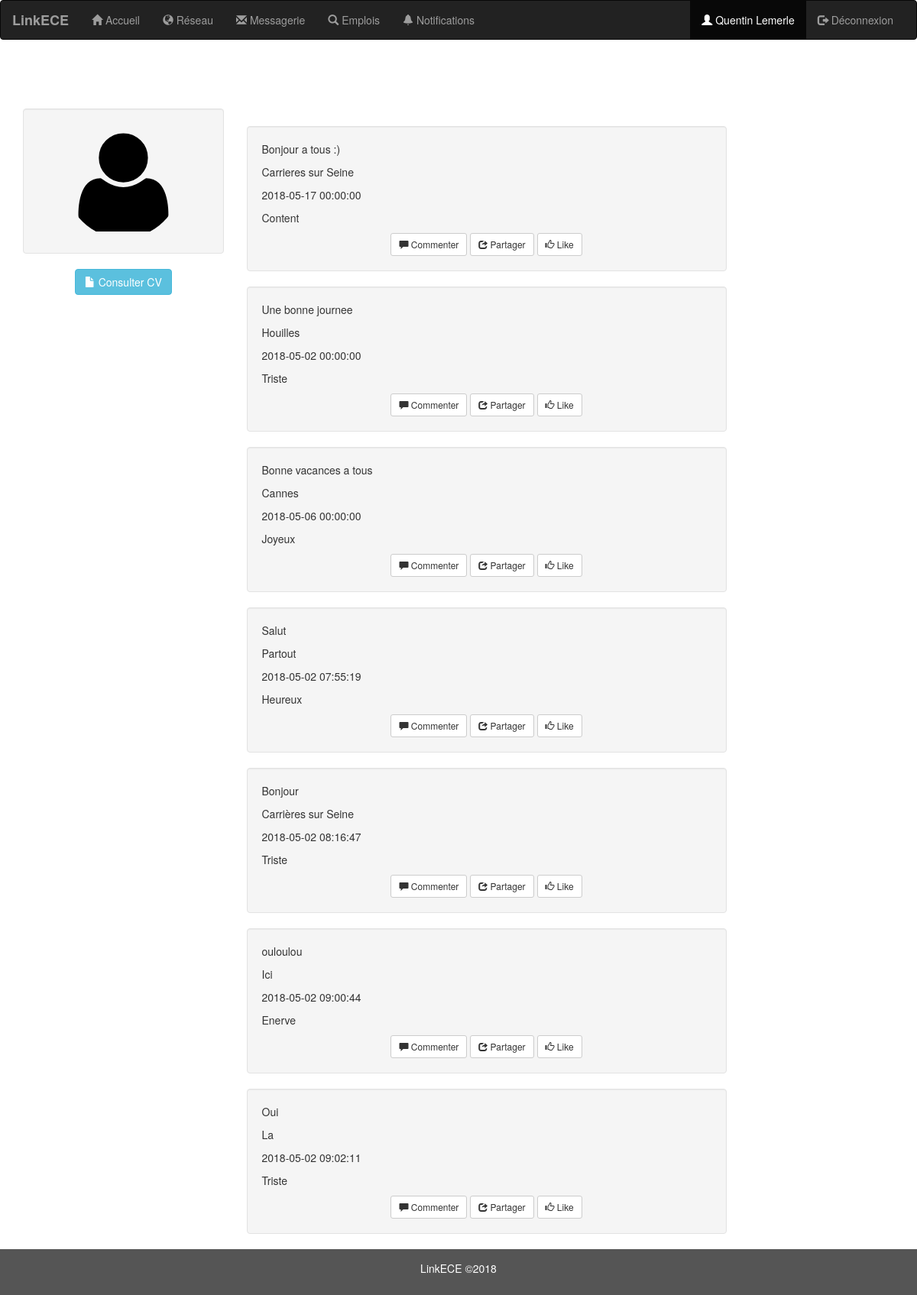
The page /LinkECE/profil.php (signed in) on the database its author committed.
### tables this page shows
CREATE TABLE IF NOT EXISTS `users` (
  `id_user` int(10) NOT NULL AUTO_INCREMENT,
  `admin` tinyint(1) NOT NULL DEFAULT '0',
  `email` varchar(255) NOT NULL,
  `username` varchar(255) NOT NULL,
  `password` varchar(255) NOT NULL,
  `nom` varchar(255) NOT NULL,
  `prenom` varchar(255) NOT NULL,
  `avatar` varchar(255) NOT NULL DEFAULT 'img/avatar.svg',
  `background` varchar(255) DEFAULT 'img/back.png',
  `cv` varchar(255) DEFAULT 'img/cv.pdf',
  `hash` varchar(255) NOT NULL,
  `active` smallint(6) NOT NULL,
  PRIMARY KEY (`id_user`)
);

CREATE TABLE IF NOT EXISTS `post` (
  `id_post` int(10) NOT NULL AUTO_INCREMENT,
  `id_user` int(10) NOT NULL,
  `document` varchar(255) DEFAULT NULL,
  `date_post` datetime NOT NULL DEFAULT CURRENT_TIMESTAMP,
  `visibilite` tinyint(1) NOT NULL,
  `lieu` varchar(255) NOT NULL,
  `descriptif` text NOT NULL,
  `humeur` varchar(255) NOT NULL,
  PRIMARY KEY (`id_post`)
);

### LinkECE/profil.php (the view, shortened to what this page needs)
<?php
include('connect.php');
if ( $_SESSION['logged_in'] != 1 ) {
     $_SESSION['message'] = "You must log in before viewing your profile page!";
  header("location: error.php");
}
else {
    $nom = $_SESSION['nom'];
    $prenom = $_SESSION['prenom'];
    $id_user = $_SESSION['id_user'];
    $result1 = mysqli_query($con,"SELECT COUNT(*) as nb_relation FROM relation WHERE id_user1='$id_user'");
    $nb_relation = $result1->fetch_assoc();
    $result2 = mysqli_query($con,"SELECT COUNT(*) as nb_relation FROM relation WHERE id_user2='$id_user'");
    $nb = $result2->fetch_assoc();
    $resultat = mysqli_query($con,"SELECT * FROM post WHERE id_user='$id_user'");
    $av = mysqli_query($con,"SELECT * FROM users WHERE id_user='$id_user'");
    $user_obj = $av->fetch_assoc();
    $dist_av=$user_obj['avatar'];
    $dist_back=$user_obj['background'];
    $dist_cv=$user_obj['cv'];
}
?>
<!DOCTYPE html>
<html>
    <head>
        <link rel="stylesheet" href="https://maxcdn.bootstrapcdn.com/bootstrap/3.3.7/css/bootstrap.min.css">
    </head>
    <body background="<?= $dist_back ?>">
        <nav class="navbar navbar-inverse">
            <div class="container-fluid">
                <div class="navbar-header">
                    <a class="navbar-brand" href="accueil.php">LinkECE</a>
                </div>
                <div class="collapse navbar-collapse" id="myNavbar">
                    <ul class="nav navbar-nav">
                        <li><a href="accueil.php"><span class="glyphicon glyphicon-home"></span> Accueil</a></li>
                        <li><a href="reseau.php"><span class="glyphicon glyphicon-globe"></span> Réseau</a></li>
                        <li><a href="messagerie.php"><span class="glyphicon glyphicon-envelope"></span> Messagerie</a></li>
                        <li><a href="emplois.php"><span class="glyphicon glyphicon-search"></span> Emplois</a></li>
                        <li><a href="notifications.php"><span class="glyphicon glyphicon-bell"></span> Notifications</a></li>
                    </ul>
                    <ul class="nav navbar-nav navbar-right">
                        <li class="active"><a href="profil.php"><span class="glyphicon glyphicon-user"></span> <?= $prenom.' '.$nom ?></a></li>
                        <li><a href="login-system/logout.php"><span class="glyphicon glyphicon-log-out"></span> Déconnexion</a></li>
                    </ul>
                </div>
            </div>
        </nav>
        <div class="container text-center">
            <div class="row">
                <div class="col-sm-3">
                    <h1 class="entete">Profil</h1>
                    <div class="well">
                       <img src="<?= $dist_av ?>" class="img-circle" height="150" width="150" alt="Avatar">
                    </div>
                    <a href="<?= $dist_cv ?>" download="<?= $dist_cv ?>">
                        <button type="button" class="btn btn-info"><span class="glyphicon glyphicon-file"></span> Consulter CV</button>
                    </a>
                </div>
                <div class="col-sm-9">
                    <div class="row">
                        <div class="col-sm-4">
                            <h2 class="entete"><?= $prenom.' '.$nom?></h2>
                            <p class="entete">En réseau avec <?= $nb_relation['nb_relation']+$nb['nb_relation']?> personnes.</p>
                        </div>
                    </div>
                    <div class="row">
                                <?php
                                while($post = mysqli_fetch_array($resultat)){
                                echo "
                                <div class='col-sm-9'>
                                    <div class='well'>
                                        <p class='profil'>". $post['descriptif']."</p>
                                        <p class='profil'>". $post['lieu']."</p>
                                        <p class='profil'>". $post['date_post']."</p>
                                        <p class='profil'>". $post['humeur']."</p>
                                        <button type='button' class='btn btn-default btn-sm'><span class='glyphicon glyphicon-comment'></span> Commenter</button>
                                        <button type='button' class='btn btn-default btn-sm'><span class='glyphicon glyphicon-share'></span> Partager</button>
                                        <button type='button' class='btn btn-default btn-sm'><span class='glyphicon glyphicon-thumbs-up'></span> Like</button>
                                    </div>
                                </div>";
                                }?>
                    </div>
                </div>
            </div>
        </div>
        <footer class="container-fluid text-center">
            <p>LinkECE &copy;2018</p>
        </footer>
    </body>
</html>

### LinkECE/profil.php (style rules this page uses)
footer { background-color: #555; color: white; padding: 15px; }
.profil { text-align:left; }
.entete { color: white; text-align:left; }
.navbar-brand { font-weight: bold; }

### rows shown on the page
users: avatar (placeholder picture)
post: descriptif "Bonjour a tous :)", lieu "Carrieres sur Seine", date_post "2018-05-17 00:00:00", humeur "Content"
post: descriptif "Une bonne journee", lieu "Houilles", date_post "2018-05-02 00:00:00", humeur "Triste"
post: descriptif "Bonne vacances a tous", lieu "Cannes", date_post "2018-05-06 00:00:00", humeur "Joyeux"
post: descriptif "Salut", lieu "Partout", date_post "2018-05-02 07:55:19", humeur "Heureux"
post: descriptif "Bonjour", lieu "Carrières sur Seine", date_post "2018-05-02 08:16:47", humeur "Triste"
post: descriptif "ouloulou", lieu "Ici", date_post "2018-05-02 09:00:44", humeur "Enerve"
post: descriptif "Oui", lieu "La", date_post "2018-05-02 09:02:11", humeur "Triste"

### other values the page prints
$prenom "Quentin"
$nom "Lemerle"
